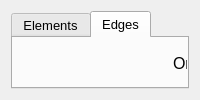
<?xml version="1.0" encoding="UTF-8"?>
<ui version="4.0">
 <class>Form</class>
 <widget class="QWidget" name="Form">
  <property name="geometry">
   <rect>
    <x>0</x>
    <y>0</y>
    <width>564</width>
    <height>0</height>
   </rect>
  </property>
  <property name="windowTitle">
   <string>Form</string>
  </property>
  <layout class="QGridLayout" name="gridLayout">
   <item row="0" column="0">
    <widget class="QTabWidget" name="ElementTab">
     <property name="font">
      <font>
       <pointsize>10</pointsize>
      </font>
     </property>
     <property name="currentIndex">
      <number>1</number>
     </property>
     <widget class="QWidget" name="tab">
      <attribute name="title">
       <string>Elements</string>
      </attribute>
      <widget class="QTextEdit" name="elements">
       <property name="geometry">
        <rect>
         <x>100</x>
         <y>50</y>
         <width>261</width>
         <height>371</height>
        </rect>
       </property>
       <property name="font">
        <font>
         <pointsize>10</pointsize>
        </font>
       </property>
       <property name="html">
        <string>&lt;!DOCTYPE HTML PUBLIC &quot;-//W3C//DTD HTML 4.0//EN&quot; &quot;http://www.w3.org/TR/REC-html40/strict.dtd&quot;&gt;
&lt;html&gt;&lt;head&gt;&lt;meta name=&quot;qrichtext&quot; content=&quot;1&quot; /&gt;&lt;style type=&quot;text/css&quot;&gt;
p, li { white-space: pre-wrap; }
&lt;/style&gt;&lt;/head&gt;&lt;body style=&quot; font-family:'MS Shell Dlg 2'; font-size:10pt; font-weight:400; font-style:normal;&quot;&gt;
&lt;p style=&quot;-qt-paragraph-type:empty; margin-top:0px; margin-bottom:0px; margin-left:0px; margin-right:0px; -qt-block-indent:0; text-indent:0px;&quot;&gt;&lt;br /&gt;&lt;/p&gt;&lt;/body&gt;&lt;/html&gt;</string>
       </property>
      </widget>
      <widget class="QLabel" name="label_114">
       <property name="geometry">
        <rect>
         <x>150</x>
         <y>10</y>
         <width>161</width>
         <height>31</height>
        </rect>
       </property>
       <property name="font">
        <font>
         <pointsize>12</pointsize>
        </font>
       </property>
       <property name="text">
        <string>Organized By Element</string>
       </property>
      </widget>
     </widget>
     <widget class="QWidget" name="tab_2">
      <attribute name="title">
       <string>Edges</string>
      </attribute>
      <widget class="QTextEdit" name="edges">
       <property name="geometry">
        <rect>
         <x>100</x>
         <y>50</y>
         <width>261</width>
         <height>371</height>
        </rect>
       </property>
       <property name="font">
        <font>
         <pointsize>10</pointsize>
        </font>
       </property>
       <property name="html">
        <string>&lt;!DOCTYPE HTML PUBLIC &quot;-//W3C//DTD HTML 4.0//EN&quot; &quot;http://www.w3.org/TR/REC-html40/strict.dtd&quot;&gt;
&lt;html&gt;&lt;head&gt;&lt;meta name=&quot;qrichtext&quot; content=&quot;1&quot; /&gt;&lt;style type=&quot;text/css&quot;&gt;
p, li { white-space: pre-wrap; }
&lt;/style&gt;&lt;/head&gt;&lt;body style=&quot; font-family:'MS Shell Dlg 2'; font-size:10pt; font-weight:400; font-style:normal;&quot;&gt;
&lt;p style=&quot;-qt-paragraph-type:empty; margin-top:0px; margin-bottom:0px; margin-left:0px; margin-right:0px; -qt-block-indent:0; text-indent:0px;&quot;&gt;&lt;br /&gt;&lt;/p&gt;&lt;/body&gt;&lt;/html&gt;</string>
       </property>
      </widget>
      <widget class="QLabel" name="label_115">
       <property name="geometry">
        <rect>
         <x>160</x>
         <y>10</y>
         <width>141</width>
         <height>31</height>
        </rect>
       </property>
       <property name="font">
        <font>
         <pointsize>12</pointsize>
        </font>
       </property>
       <property name="text">
        <string>Organized By Edge</string>
       </property>
      </widget>
     </widget>
    </widget>
   </item>
  </layout>
 </widget>
 <resources/>
 <connections/>
 <slots>
  <slot>Index()</slot>
 </slots>
</ui>
